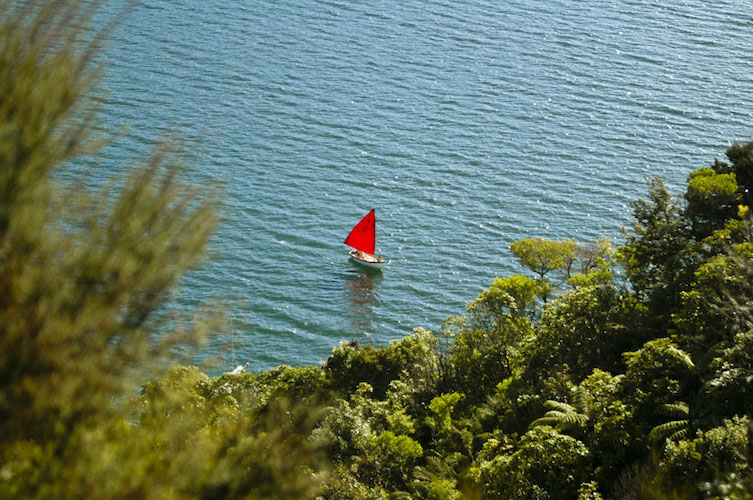
//> input picture entrega2/barco.jpg, 753 x 500 px
$ ./LabColor   (built with g++ and OpenCV 4)
//> lines starting //> are read from the running program, lines starting //| are printed output that depends on the picture
#include <iostream>
#include <opencv2/opencv.hpp>
#include <opencv2/imgproc.hpp>

using namespace std;
using namespace cv;

int main(){
// Lemos a imaxe en BGR
Mat bgr = imread("../../../data/images/barco.jpg");
//> bgr is the input picture: 500 rows x 753 cols, CV_8UC3; mean B, G, R 96.9, 114.9, 98.1

// convertemos dende bgr a LAB
Mat labImage;
cvtColor(bgr, labImage, COLOR_BGR2Lab);
//> labImage: 500 rows x 753 cols, CV_8UC3; mean of channels 0, 1, 2 117.5, 120.2, 136.2

vector<Mat> channels(3);
split(labImage,channels);
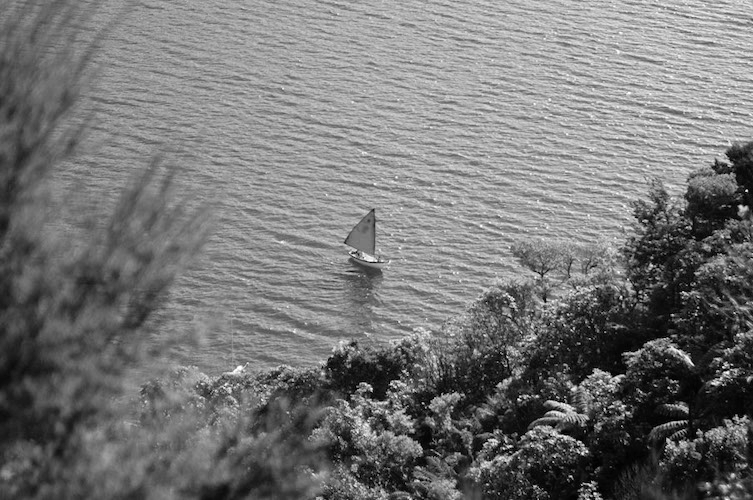
//> channels[0]: 500 rows x 753 cols, CV_8UC1; min 0, max 255, mean 117.5
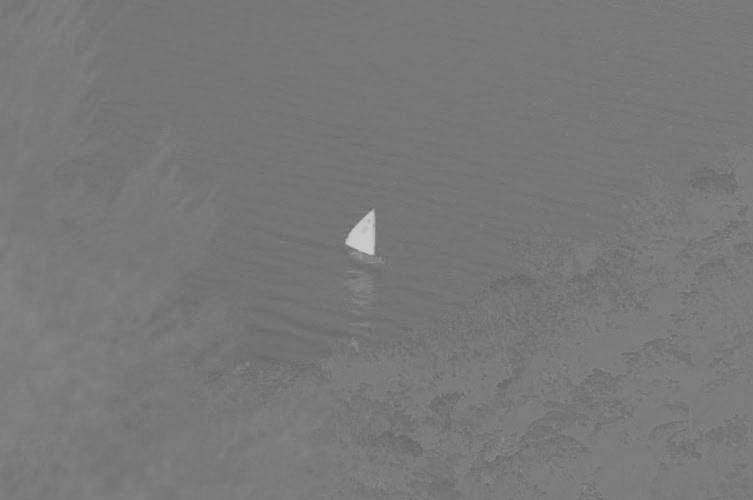
//> channels[1]: 500 rows x 753 cols, CV_8UC1; min 99, max 205, mean 120.2
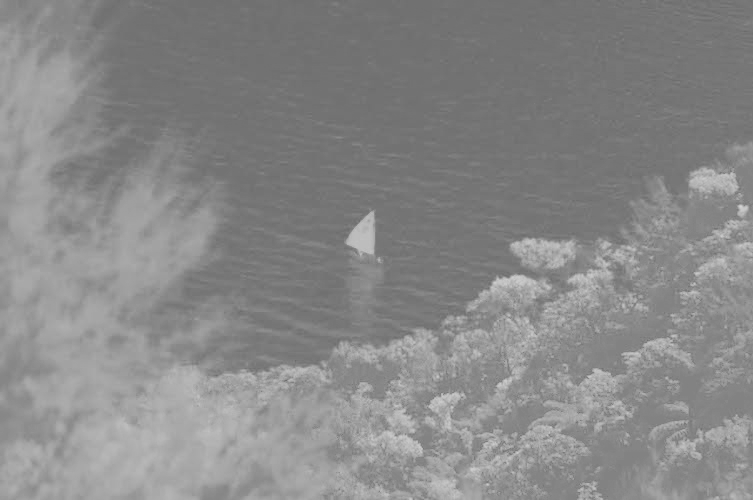
//> channels[2]: 500 rows x 753 cols, CV_8UC1; min 106, max 212, mean 136.2

imshow("L",channels[0]);
imshow("A",channels[1]);
imshow("B",channels[2]);
waitKey(0);

return 0;
}
